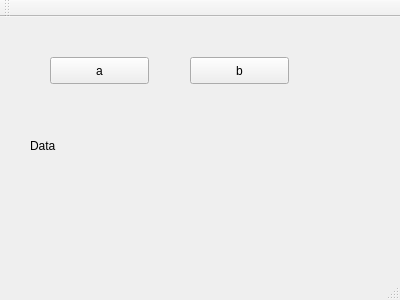
<?xml version="1.0" encoding="UTF-8"?>
<ui version="4.0">
 <class>WindowUSART</class>
 <widget class="QMainWindow" name="WindowUSART">
  <property name="geometry">
   <rect>
    <x>0</x>
    <y>0</y>
    <width>400</width>
    <height>300</height>
   </rect>
  </property>
  <property name="windowTitle">
   <string>WindowUSART</string>
  </property>
  <widget class="QWidget" name="centralWidget">
   <widget class="QPushButton" name="pushButton">
    <property name="geometry">
     <rect>
      <x>50</x>
      <y>40</y>
      <width>99</width>
      <height>27</height>
     </rect>
    </property>
    <property name="text">
     <string>a</string>
    </property>
   </widget>
   <widget class="QPushButton" name="pushButton_2">
    <property name="geometry">
     <rect>
      <x>190</x>
      <y>40</y>
      <width>99</width>
      <height>27</height>
     </rect>
    </property>
    <property name="text">
     <string>b</string>
    </property>
   </widget>
   <widget class="QLabel" name="data">
    <property name="geometry">
     <rect>
      <x>30</x>
      <y>120</y>
      <width>231</width>
      <height>17</height>
     </rect>
    </property>
    <property name="text">
     <string>Data</string>
    </property>
   </widget>
  </widget>
  <widget class="QMenuBar" name="menuBar">
   <property name="geometry">
    <rect>
     <x>0</x>
     <y>0</y>
     <width>400</width>
     <height>25</height>
    </rect>
   </property>
  </widget>
  <widget class="QToolBar" name="mainToolBar">
   <attribute name="toolBarArea">
    <enum>TopToolBarArea</enum>
   </attribute>
   <attribute name="toolBarBreak">
    <bool>false</bool>
   </attribute>
  </widget>
  <widget class="QStatusBar" name="statusBar"/>
 </widget>
 <layoutdefault spacing="6" margin="11"/>
 <resources/>
 <connections/>
</ui>
